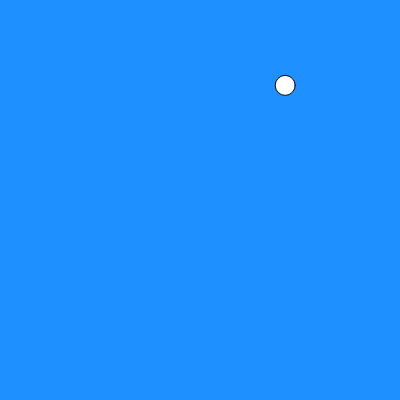
Frame 1 (no input)
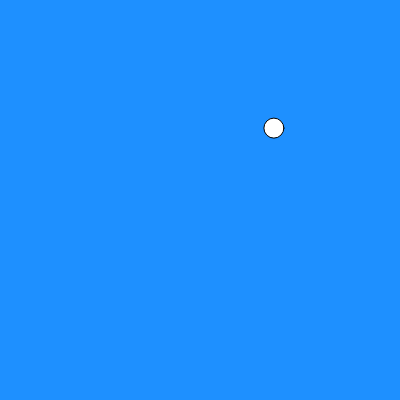
Frame 60 (no input)
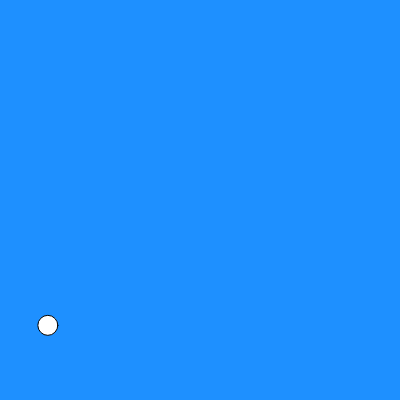
Frame 120 (the mouse pressed at the canvas centre since frame 60)

The p5.js sketch that drew these frames (run headless with seeded random() and noise() and a simulated clock; from frame 60 on, the mouse is pressed at the canvas centre):

// p5.js sketch
// ── sketch.js
let b;

function setup() {
  createCanvas(400, 400);
  frameRate(144);
  b = new Ball();
}

function draw() {
  background(30, 144, 255);
  b.move();
  b.bounce();
  b.update();
}
// ── ball.js
class Ball  {
    constructor()  {
        this.size = 20;
        this.speed = 5;

        this.position = createVector(random(this.size / 2, height - this.size / 2),
                                     random(this.size / 2, width - this.size / 2));
        this.velocity = createVector(random(0, 1), random(-1, 0));
        this.velocity.normalize().mult(this.speed);
    }

    move()  {
        this.position.add(this.velocity);
    }

    bounce()  {
        if(this.position.x <= this.size / 2 || this.position.x >= width - this.size/2)  {
            this.velocity.reflect(createVector(-1, 0));
        }
        if(this.position.y <= this.size / 2 || this.position.y >= width - this.size/2)  {
            this.velocity.reflect(createVector(0, -1));
        }
    }

    update()  {
        stroke(0);
        ellipse(this.position.x, this.position.y, this.size, this.size);
    }
}
